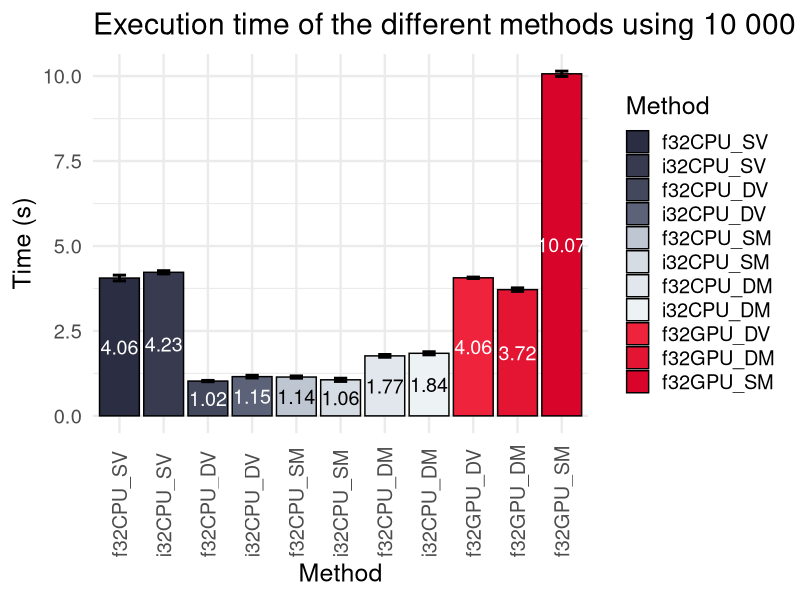

The R source for this figure:
library(tidyverse)
library(readxl)

data <- read_xlsx("benchmark_pc_10000.xlsx")

data$Method <- factor(data$Method, levels = c("f32CPU_SV",
                                              "i32CPU_SV",
                                              "f32CPU_DV",
                                              "i32CPU_DV",
                                              "f32CPU_SM",
                                              "i32CPU_SM",
                                              "f32CPU_DM",
                                              "i32CPU_DM",
                                              "f32GPU_DV",
                                              "f32GPU_DM",
                                              "f32GPU_SM"))

std9_palette = c("#2B2D42", "#5C6378", "#8D99AE",
                 "#BDC6D1", "#EDF2F4", "#EE8B98",
                 "#EF233C", "#E41433", "#D90429")

grp9_palette = c("#2B2D42", "#5C6378", "#757E93",
                 "#A5B0C0", "#BDC6D1", "#EDF2F4",
                 "#EF233C", "#E41433", "#D90429")

nge9_palette = c("#E8D5D3", "#CDC1C4", "#B2ADB4", 
                 "#C06B6E", "#CE2928", "#B62626", 
                 "#9E2224", "#6A2123", "#362022")

grp11_palette = c("#2B2D42", "#383B50", "#44485D", "#5C6378",
                  "#BDC6D1", "#D5DCE3", "#E1E7EC", "#EDF2F4",
                  "#EF233C", "#E41433", "#D90429")

text_col <- c(rep("white", 4), rep("black", 4), rep("white", 3))

# export as 1200 x 800

ggplot(data, aes(x = Method, y = Mean, fill = Method)) +
  geom_bar(stat="identity", color = "black") +
  geom_errorbar(aes(x = Method, ymin = Mean-SD, ymax = Mean+SD), colour = "black", width = 0.3, linewidth = 1.0) +
  scale_fill_manual(values = grp11_palette) +
  ggtitle("Execution time of the different methods using 10 000 simulated candidates.") +
  xlab("Method") +
  ylab("Time (s)") +
  geom_text(aes(label=round(Mean, 2)), size = 5.0, color = text_col, position = position_stack(vjust = 0.5)) +
  theme_minimal(base_size = 18) +
  theme(axis.text.x = element_text(angle = 90, hjust = 0, vjust = 0.5))
